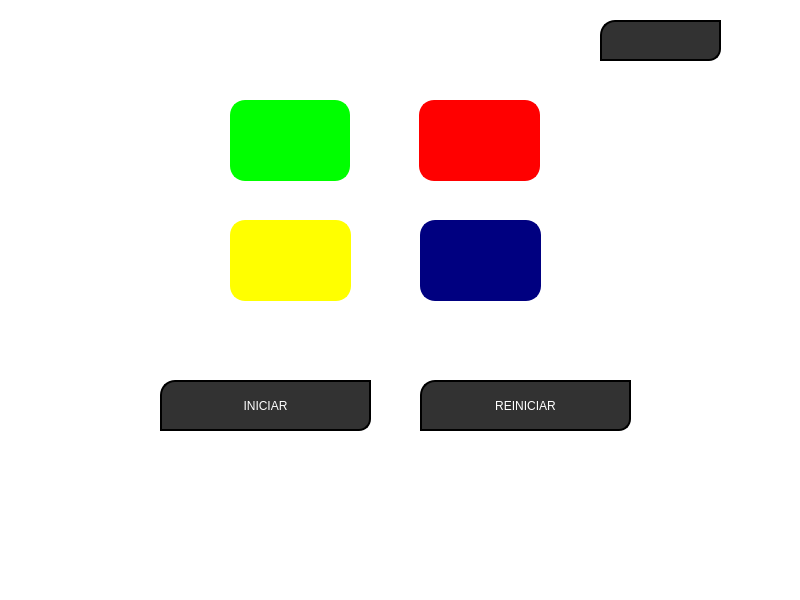
<?xml version="1.0" encoding="UTF-8"?>
<ui version="4.0">
 <class>MainWindow</class>
 <widget class="QMainWindow" name="MainWindow">
  <property name="geometry">
   <rect>
    <x>0</x>
    <y>0</y>
    <width>800</width>
    <height>600</height>
   </rect>
  </property>
  <property name="windowTitle">
   <string>PyGenius V.1.0</string>
  </property>
  <property name="styleSheet">
   <string notr="true">background-color: rgb(255, 255, 255);</string>
  </property>
  <widget class="QWidget" name="centralwidget">
   <widget class="QPushButton" name="greenButton">
    <property name="geometry">
     <rect>
      <x>230</x>
      <y>100</y>
      <width>120</width>
      <height>81</height>
     </rect>
    </property>
    <property name="whatsThis">
     <string>&lt;html&gt;&lt;head/&gt;&lt;body&gt;&lt;p&gt;&lt;span style=&quot; font-size:24pt; font-weight:600;&quot;&gt;1&lt;/span&gt;&lt;/p&gt;&lt;/body&gt;&lt;/html&gt;</string>
    </property>
    <property name="styleSheet">
     <string notr="true">QPushButton{
width: 98%;
padding: 10px;
border-color:black;
border-radius: 15px;

border:2px solid lime;
background-color: lime;
color: white;
font-family: 'Orbitron', sans-serif;
}
QPushButton:hover{
	
	background-color: rgb(143, 240, 164);
    color: rgb(143, 240, 164);
}
</string>
    </property>
    <property name="text">
     <string/>
    </property>
   </widget>
   <widget class="QPushButton" name="redButton">
    <property name="geometry">
     <rect>
      <x>419</x>
      <y>100</y>
      <width>121</width>
      <height>81</height>
     </rect>
    </property>
    <property name="styleSheet">
     <string notr="true">QPushButton{
width: 98%;
padding: 10px;
border-color:black;
border-radius: 15px;

border:2px solid red;
background-color: red;
color: white;
font-family: 'Orbitron', sans-serif;
}
QPushButton:hover{
	background-color: rgb(246, 97, 81);
    color:black;
}
</string>
    </property>
    <property name="text">
     <string/>
    </property>
   </widget>
   <widget class="QPushButton" name="yellowButton">
    <property name="geometry">
     <rect>
      <x>230</x>
      <y>220</y>
      <width>121</width>
      <height>81</height>
     </rect>
    </property>
    <property name="styleSheet">
     <string notr="true">QPushButton{
width: 98%;
padding: 10px;
border-color:black;
border-radius: 15px;

border:2px solid yellow;
background-color: yellow;
color: white;
font-family: 'Orbitron', sans-serif;
}
QPushButton:hover{
	background-color:#ADFF2F;
    color:black;
}
</string>
    </property>
    <property name="text">
     <string/>
    </property>
   </widget>
   <widget class="QPushButton" name="blueButton">
    <property name="geometry">
     <rect>
      <x>420</x>
      <y>220</y>
      <width>121</width>
      <height>81</height>
     </rect>
    </property>
    <property name="styleSheet">
     <string notr="true">QPushButton{
width: 98%;
padding: 10px;
border-color:black;
border-radius: 15px;

border:2px solid navy;
background-color: navy;
color: white;
font-family: 'Orbitron', sans-serif;
}
QPushButton:hover{
	
	background-color: rgb(28, 113, 216);
    color:rgb(28, 113, 216);
}
</string>
    </property>
    <property name="text">
     <string/>
    </property>
   </widget>
   <widget class="QPushButton" name="startButton">
    <property name="geometry">
     <rect>
      <x>160</x>
      <y>380</y>
      <width>211</width>
      <height>51</height>
     </rect>
    </property>
    <property name="styleSheet">
     <string notr="true">QPushButton{
width: 98%;
padding: 10px;
border-color:black;
border-top-left-radius: 15px;
border-bottom-right-radius: 12px;
border:2px solid black;
background-color: #323232;
color: white;
font-family: 'Orbitron', sans-serif;
text-spacing:4px;
}
QPushButton:hover{
	background-color:#ADFF2F;
    color:black;
}
</string>
    </property>
    <property name="text">
     <string>INICIAR</string>
    </property>
   </widget>
   <widget class="QLabel" name="timerLabel">
    <property name="geometry">
     <rect>
      <x>600</x>
      <y>20</y>
      <width>121</width>
      <height>41</height>
     </rect>
    </property>
    <property name="styleSheet">
     <string notr="true">width: 98%;
padding: 10px;
border-color:black;
border-top-left-radius: 15px;
border-bottom-right-radius: 12px;
border:2px solid black;
background-color: #323232;
color: orange;
font-family: 'Orbitron', sans-serif;</string>
    </property>
    <property name="text">
     <string>&lt;html&gt;&lt;head/&gt;&lt;body&gt;&lt;p&gt;&lt;br/&gt;&lt;/p&gt;&lt;/body&gt;&lt;/html&gt;</string>
    </property>
   </widget>
   <widget class="QPushButton" name="restartButton">
    <property name="geometry">
     <rect>
      <x>420</x>
      <y>380</y>
      <width>211</width>
      <height>51</height>
     </rect>
    </property>
    <property name="styleSheet">
     <string notr="true">QPushButton{
width: 98%;
padding: 10px;
border-color:black;
border-top-left-radius: 15px;
border-bottom-right-radius: 12px;
border:2px solid black;
background-color: #323232;
color: white;
font-family: 'Orbitron', sans-serif;
text-spacing:4px;
}
QPushButton:hover{
	background-color:#ADFF2F;
    color:black;
}
</string>
    </property>
    <property name="text">
     <string>REINICIAR</string>
    </property>
   </widget>
   <widget class="QLabel" name="label_2">
    <property name="geometry">
     <rect>
      <x>95</x>
      <y>11</y>
      <width>60</width>
      <height>60</height>
     </rect>
    </property>
    <property name="text">
     <string/>
    </property>
    <property name="pixmap">
     <pixmap>../gen.png</pixmap>
    </property>
    <property name="scaledContents">
     <bool>true</bool>
    </property>
   </widget>
   <widget class="QLabel" name="label_3">
    <property name="geometry">
     <rect>
      <x>30</x>
      <y>10</y>
      <width>61</width>
      <height>61</height>
     </rect>
    </property>
    <property name="styleSheet">
     <string notr="true">border-radius:12px;</string>
    </property>
    <property name="text">
     <string/>
    </property>
    <property name="pixmap">
     <pixmap>../Scripts_python/piootion_2/piootion.png</pixmap>
    </property>
    <property name="scaledContents">
     <bool>true</bool>
    </property>
   </widget>
  </widget>
 </widget>
 <resources/>
 <connections/>
</ui>
